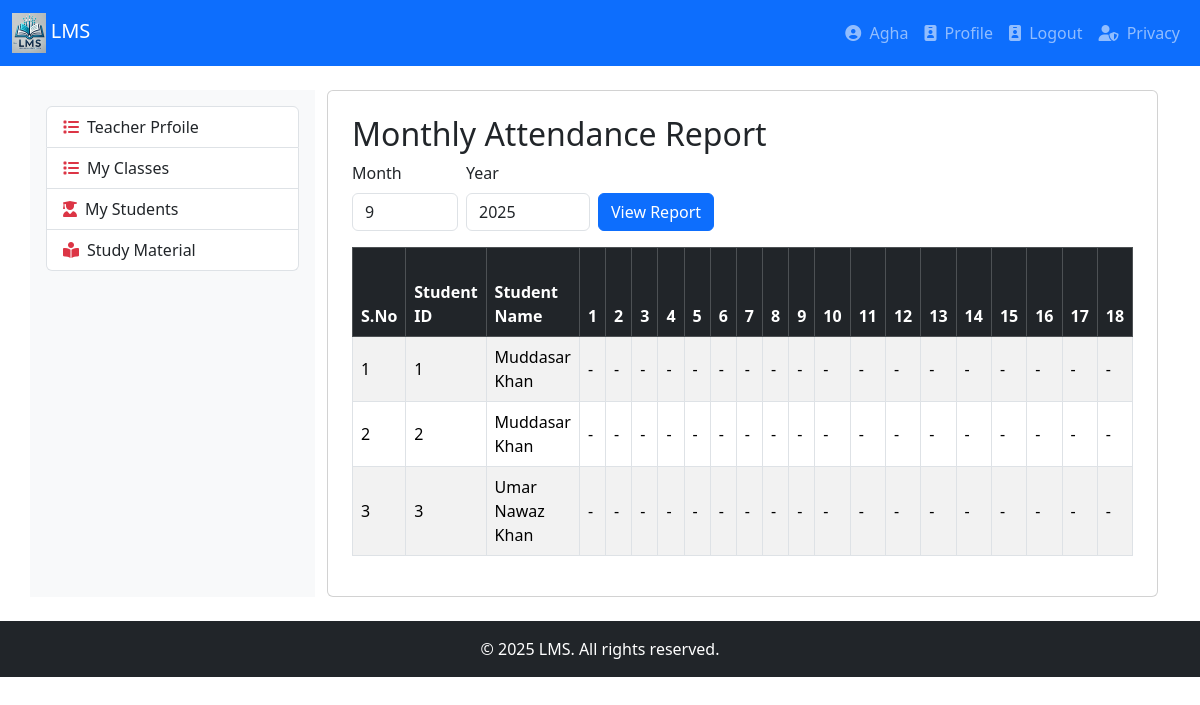
The page /attendancesummary.php?class_id=1&teacher_id=3 (signed in) on the database its author committed.
### tables this page shows
CREATE TABLE `students` (
  `student_id` int(11) NOT NULL,
  `student_name` varchar(256) NOT NULL,
  `father_name` varchar(256) DEFAULT NULL,
  `email` varchar(256) DEFAULT NULL,
  `phone` varchar(20) DEFAULT NULL,
  `address` text DEFAULT NULL,
  `gender` enum('Male','Female','Other') DEFAULT NULL,
  `dob` date DEFAULT NULL,
  `class` int(11) DEFAULT NULL,
  `registration_date` timestamp NOT NULL DEFAULT current_timestamp(),
  `status` enum('registered','admitted','banned','suspended') DEFAULT 'registered',
  `city` varchar(100) DEFAULT NULL,
  `state` varchar(100) DEFAULT NULL,
  `photo` varchar(255) DEFAULT NULL,
  `student_cnic` varchar(15) DEFAULT NULL,
  `father_cnic` varchar(15) DEFAULT NULL,
  `session_id` int(11) DEFAULT NULL
);

### attendancesummary.php (the view, shortened to what this page needs)
<?php include 'db.php';
if (function_exists('mysqli_set_charset')) {
    mysqli_set_charset($conn, 'utf8mb4');
}
$class_id   = (int) $_GET['class_id'];
$month = isset($_GET['month']) ? (int) $_GET['month'] : (int) date('m');
$year  = isset($_GET['year'])  ? (int) $_GET['year']  : (int) date('Y');
$total_days = cal_days_in_month(CAL_GREGORIAN, $month, $year);
$students_sql = "
    SELECT student_id, student_name
    FROM students
    WHERE class = $class_id AND status = 'admitted'
    ORDER BY student_name ASC
";
$students_result = mysqli_query($conn, $students_sql);
$attendance_data = [];
include 'header.php';
include 'navigation.php';
function e(string $s): string {
    return htmlspecialchars($s, ENT_QUOTES | ENT_SUBSTITUTE, 'UTF-8');
}
?>
<div class="container mt-4">
    <div class="row">
        <div class="col-md-3 bg-light p-3">
            <?php include 'leftbar.php'; ?>
        </div>
        <div class="col-md-9">
            <div class="card p-4">
                <h2>Monthly Attendance Report</h2>
                <form method="GET" class="mb-3 d-flex gap-2 align-items-end">
                    <div>
                        <label for="month" class="form-label">Month</label>
                        <input type="number" id="month" name="month" min="1" max="12" value="<?php echo $month; ?>" class="form-control" required>
                    </div>
                    <div>
                        <label for="year" class="form-label">Year</label>
                        <input type="number" id="year" name="year" min="2000" max="2100" value="<?php echo $year; ?>" class="form-control" required>
                    </div>
                    <div>
                        <button type="submit" class="btn btn-primary">View Report</button>
                    </div>
                </form>
                <div style="overflow-x:auto;">
                    <table class="table table-bordered table-striped align-middle">
                        <thead class="table-dark">
                            <tr>
                                <th>S.No</th>
                                <th>Student ID</th>
                                <th>Student Name</th>
                                <?php for ($d = 1; $d <= $total_days; $d++): ?>
                                    <th><?php echo $d; ?></th>
                                <?php endfor; ?>
                            </tr>
                        </thead>
                        <tbody>
                            <?php
                            $sno = 1;
                            if ($students_result) {
                                while ($row = mysqli_fetch_assoc($students_result)) {
                                    $student_id = (int)$row['student_id'];
                                    $student_name = $row['student_name'];
                                    $total_present = 0;
                                    echo "<tr>";
                                    echo "<td>" . $sno++ . "</td>";
                                    echo "<td>" . $student_id . "</td>";
                                    echo "<td>" . e($student_name) . "</td>";
                                    for ($d = 1; $d <= $total_days; $d++) {
                                        $date = sprintf('%04d-%02d-%02d', $year, $month, $d);
                                        $status = $attendance_data[$student_id][$date] ?? '-';
                                        if ($status === 'Present') {
                                            echo "<td><strong>P</strong></td>";
                                            $total_present++;
                                        } elseif ($status === 'Absent') {
                                            echo "<td><strong>A</strong></td>";
                                        } else {
                                            echo "<td>-</td>";
                                        }
                                    }
                                    echo "</tr>";
                                }
                            }
                            ?>
                        </tbody>
                    </table>
                </div>
            </div>
        </div>
    </div>
</div>
<?php include 'footer.php'; ?>

### rows shown on the page
students: student_id "1", student_name "Muddasar Khan"
students: student_id "2", student_name "Muddasar Khan"
students: student_id "3", student_name "Umar Nawaz Khan"

### other values the page prints
$_SESSION['uname'] "Agha"
